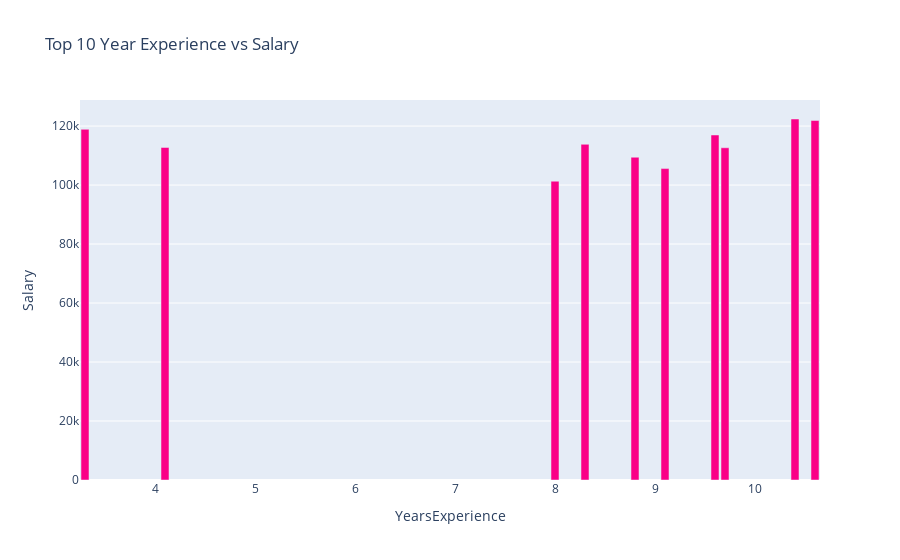

The notebook cell saved with this chart:
### Code cell
state_sales = df.groupby("YearsExperience")["Salary"].sum().sort_values(ascending=False).head(10).reset_index()
fig = px.bar(state_sales, x="YearsExperience", y="Salary", title="Top 10 Year Experience vs Salary", color_discrete_sequence=px.colors.qualitative.Alphabet_r)
fig.show()

### Figure 1 — Plotly figure (JSON) as saved in the notebook; plotly's stock layout.template omitted (floating-point values rounded to 4 significant figures)
{"data": [{"hovertemplate": "YearsExperience=%{x}<br>Salary=%{y}<extra></extra>", "legendgroup": "", "marker": {"color": "#FA0087", "pattern": {"shape": ""}}, "name": "", "orientation": "v", "showlegend": false, "textposition": "auto", "type": "bar", "x": [10.4, 10.6, 3.3, 9.6, 8.3, 4.1, 9.7, 8.8, 9.1, 8.0], "xaxis": "x", "y": [122392, 121873, 118892, 116970, 113813, 112753, 112636, 109432, 105583, 101303], "yaxis": "y"}], "layout": {"barmode": "relative", "legend": {"tracegroupgap": 0}, "title": {"text": "Top 10 Year Experience vs Salary"}, "xaxis": {"anchor": "y", "domain": [0, 1], "title": {"text": "YearsExperience"}}, "yaxis": {"anchor": "x", "domain": [0, 1], "title": {"text": "Salary"}}}}
